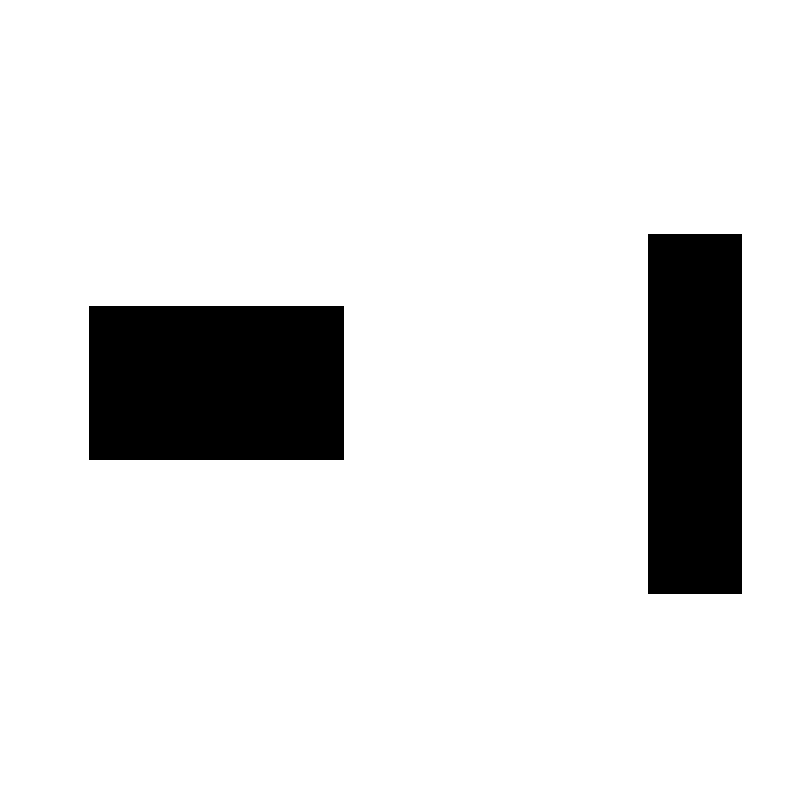
%> input picture hw_3/Matlab作业/newmap.png, 800 x 800 px
$ octave RRT_Star.m   (GNU Octave 9; MATLAB toolbox functions it lacks are replaced by stand-ins)
%> lines starting %> are read from the running program, lines starting %| are printed output that depends on the picture; in (x1, y1, x2, y2) boxes, pixels count from 0 and x2, y2 are one past the last pixel; in counts of white or black regions, pixels touching at a corner belong together; the program's own positions count from 1
### hw_3/Matlab作业/collisionChecking.m
function feasible=collisionChecking(startPose,goalPose,map)
feasible=true;
dir=atan2(goalPose(2)-startPose(2),goalPose(1)-startPose(1));
for r=0:0.5:sqrt(sum((startPose-goalPose).^2))
    posCheck = startPose + r.*[cos(dir) sin(dir)];
    if ~(feasiblePoint(ceil(posCheck),map) && feasiblePoint(floor(posCheck),map) && ...
         feasiblePoint([ceil(posCheck(1)) floor(posCheck(2))],map) && feasiblePoint([floor(posCheck(1)) ceil(posCheck(2))],map))
        feasible=false;break;
    end
end
if ~feasiblePoint([floor(goalPose(1)),ceil(goalPose(2))],map), feasible=false; end

function feasible=feasiblePoint(point,map)
feasible=true;
if ~(point(1)>=1 && point(1)<=size(map,2) && ... % x in map
     point(2)>=1 && point(2)<=size(map,1) && ... % y in map
     map(point(2),point(1))==255) % x,y is Free
    feasible=false;
end

### hw_3/Matlab作业/RRT_Star.m
%***************************************
%Author: Chaoqun Wang
%Date: 2019-10-15
%***************************************
%% 流程初始化
clear all; close all; clc;
x_I=1; y_I=1;           % 设置初始点
x_G=500; y_G=500;       % 设置目标点
Thr=50;                 %设置目标点阈值
Delta=30;               % 设置扩展步长
Radius=120;             % 设置搜索半径
%% 建树初始化
T.v(1).x = x_I;         % T是我们要做的树，v是节点，这里先把起始点加入到T里面来
T.v(1).y = y_I;
T.v(1).xPrev = x_I;     % 起始节点的父节点仍然是其本身
T.v(1).yPrev = y_I;
T.v(1).dist=0;          %从父节点到该节点的距离，这里可取欧氏距离
T.v(1).indPrev = 0;     %
%% 开始构建树——作业部分
figure(1);
ImpRgb=imread('newmap.png');
%> ImpRgb is the input picture: size 800x800x3 uint8; 88.6% white; 2 black regions, box (x1, y1, x2, y2) and area: (89, 306, 344, 460) 39270, (648, 234, 742, 594) 33840
Imp=rgb2gray(ImpRgb);
imshow(Imp)
xL=size(Imp,1);%地图x轴长度
%> xL = 800
yL=size(Imp,2);%地图y轴长度
%> yL = 800
hold on
plot(x_I, y_I, 'ro', 'MarkerSize',10, 'MarkerFaceColor','r');
plot(x_G, y_G, 'go', 'MarkerSize',10, 'MarkerFaceColor','g');% 绘制起点和目标点
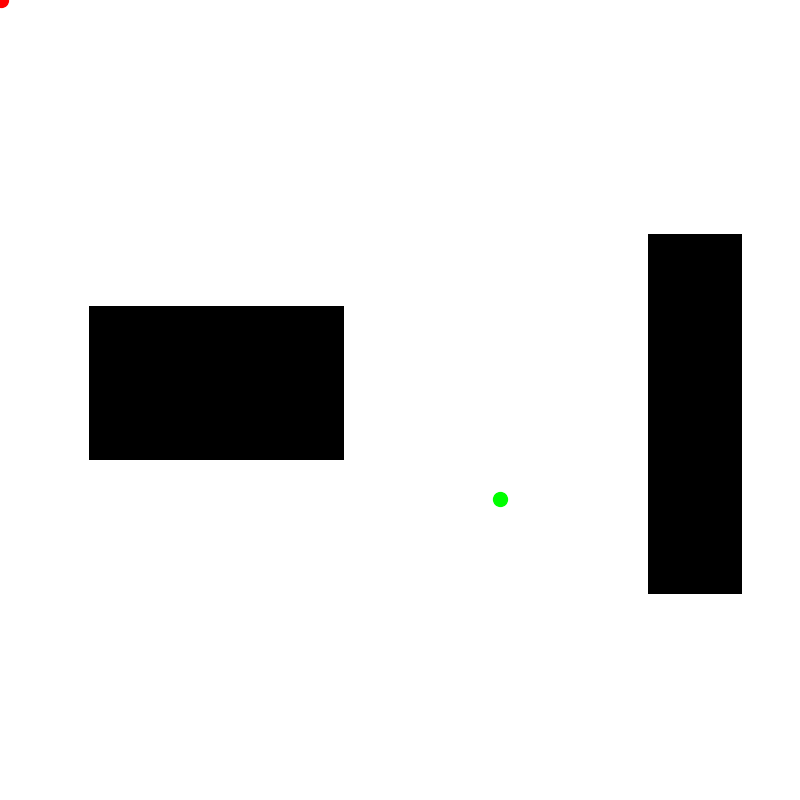
%> figure redrawn from the program's plot data
count=1;
for iter = 1:3000
    x_rand=[];
    %Step 1: 在地图中随机采样一个点x_rand
    %提示：用（x_rand(1),x_rand(2)）表示环境中采样点的坐标
    x_rand = 0+(xL-0)*rand(1,2);

    x_near=[];
    %Step 2: 遍历树，从树中找到最近邻近点x_near
    %提示：x_near已经在树T里
    min_dist = 1000000;
    near_iter = 1;
    [~, N] = size(T.v);
    for j = 1:N
        x_near(1) = T.v(j).x;
        x_near(2) = T.v(j).y;
        dist = norm(x_near-x_rand);
        if min_dist > dist
            min_dist = dist;
            near_iter = j;
        end
    end
%> after the loop, near_iter = 1; x_near = [1 1]
    x_near(1) = T.v(near_iter).x;
    x_near(2) = T.v(near_iter).y;

    x_new=[];
    %Step 3: 扩展得到x_new节点
    %提示：注意使用扩展步长Delta
    dis = norm(x_rand-x_near);
%> dis = 906.3
    x_new = fix(((dis-Delta)*x_near + Delta*x_rand)/dis);
%> x_new = [23 21]

    %检查节点是否是collision-free
    if ~collisionChecking(x_near,x_new,Imp)
%> after the loop in collisionChecking, `for r=0:0.5:sqrt(sum((startPose-goalPose).^2))`: feasible = true
        continue;
    end

    % nearC && chooseParent
    nearPtr = [];
%> nearPtr = []
    nearCount = 0;
    nearDist = norm(x_new-x_near) + T.v(near_iter).dist;
%> nearDist = 29.73
    for j = 1:N
        if j == near_iter
            continue;
        end
        x_neartmp(1) = T.v(j).x;
        x_neartmp(2) = T.v(j).y;
        norm_dist = norm(x_new-x_neartmp);
        if norm_dist < Radius
            %nearC
            if collisionChecking(x_neartmp, x_new, Imp)
                nearCount= nearCount + 1;
                nearPtr(nearCount, 1) = j;
                dist = norm(x_new-x_neartmp)+ T.v(j).dist;
                if nearDist > dist
                    nearDist = dist;
                    near_iter = j;
                end
            end
        end
    end

    x_near(1) = T.v(near_iter).x;
    x_near(2) = T.v(near_iter).y;

    count=count+1;
    %Step 4: 将x_new插入树T
    %提示：新节点x_new的父节点是x_near
    T.v(count).x = x_new(1);
    T.v(count).y = x_new(2);
    T.v(count).xPrev = x_near(1);
    T.v(count).yPrev = x_near(2);
    T.v(count).dist = norm(x_new-x_near) + T.v(near_iter).dist;
    T.v(count).indPrev = near_iter;

    % rewire
    [M, ~] = size(nearPtr);
%> M = 0
    for k = 1:M
        x_l(1) = T.v(nearPtr(k,1)).x;
        x_l(2) = T.v(nearPtr(k,1)).y;
        xl_prev(1) = T.v(nearPtr(k,1)).xPrev;
        xl_prev(2) = T.v(nearPtr(k,1)).yPrev;
        if T.v(nearPtr(k,1)).dist > (T.v(count).dist + norm(x_l-x_new))
            T.v(nearPtr(k,1)).dist = T.v(count).dist + norm(x_l-x_new);
            T.v(nearPtr(k,1)).xPrev = x_new(1);
            T.v(nearPtr(k,1)).yPrev = x_new(2);
            T.v(nearPtr(k,1)).indPrev = count;
            plot([x_l(1),xl_prev(1)], [x_l(2),xl_prev(2)], '-w');
            hold on;
            plot([x_l(1),x_new(1)], [x_l(2),x_new(2)], '-g');
            hold on;
        end
    end

    %Step 6:将x_near和x_new之间的路径画出来
    %提示 1：使用plot绘制，因为要多次在同一张图上绘制线段，所以每次使用plot后需要接上hold on命令
    %提示 2：在判断终点条件弹出for循环前，记得把x_near和x_new之间的路径画出来
    plot([x_near(1),x_new(1)], [x_near(2),x_new(2)], '-r');
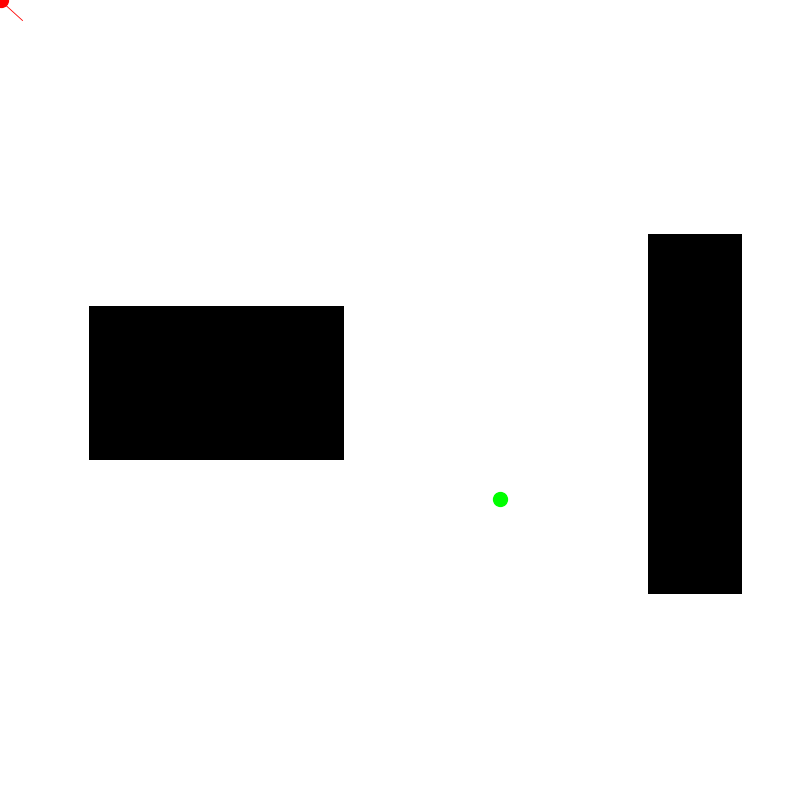
%> figure redrawn from the program's plot data
    hold on;

    %Step 5:检查是否到达目标点附近
    %提示：注意使用目标点阈值Thr，若当前节点和终点的欧式距离小于Thr，则跳出当前for循环
    goal = [x_G, y_G];
    if norm(goal-x_new) < Thr
        path_cost = T.v(end).dist + norm(goal-x_new);
        break;
    end

   pause(0.01); %暂停0.1s，使得RRT扩展过程容易观察
end
%% 路径已经找到，反向查询
if iter < 2000
    path.pos(1).x = x_G; path.pos(1).y = y_G;
    path.pos(2).x = T.v(end).x; path.pos(2).y = T.v(end).y;
    pathIndex = T.v(end).indPrev; % 终点加入路径
    j=0;
    while 1
        path.pos(j+3).x = T.v(pathIndex).x;
        path.pos(j+3).y = T.v(pathIndex).y;
        pathIndex = T.v(pathIndex).indPrev;
        if pathIndex == 1
            break
        end
        j=j+1;
    end  % 沿终点回溯到起点
    path.pos(end+1).x = x_I; path.pos(end).y = y_I; % 起点加入路径
    for j = 2:length(path.pos)
        plot([path.pos(j).x; path.pos(j-1).x;], [path.pos(j).y; path.pos(j-1).y], 'b', 'Linewidth', 3);
    end
%> this loop made 9 passes
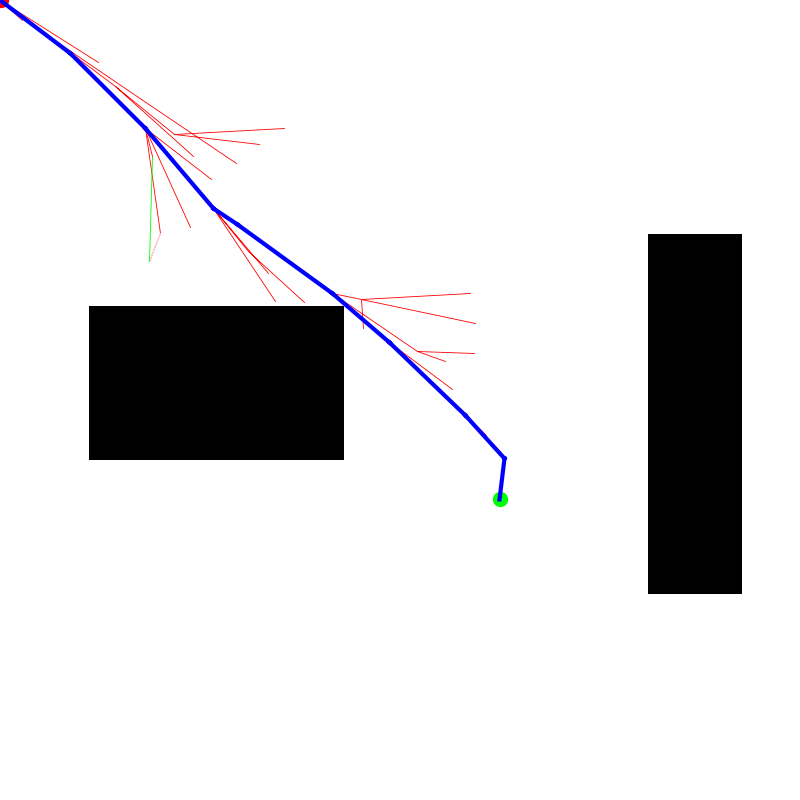
%> figure redrawn from the program's plot data
    disp(['Path found with cost：', num2str(path_cost)]);
else
    disp('Error, no path found!');
end
